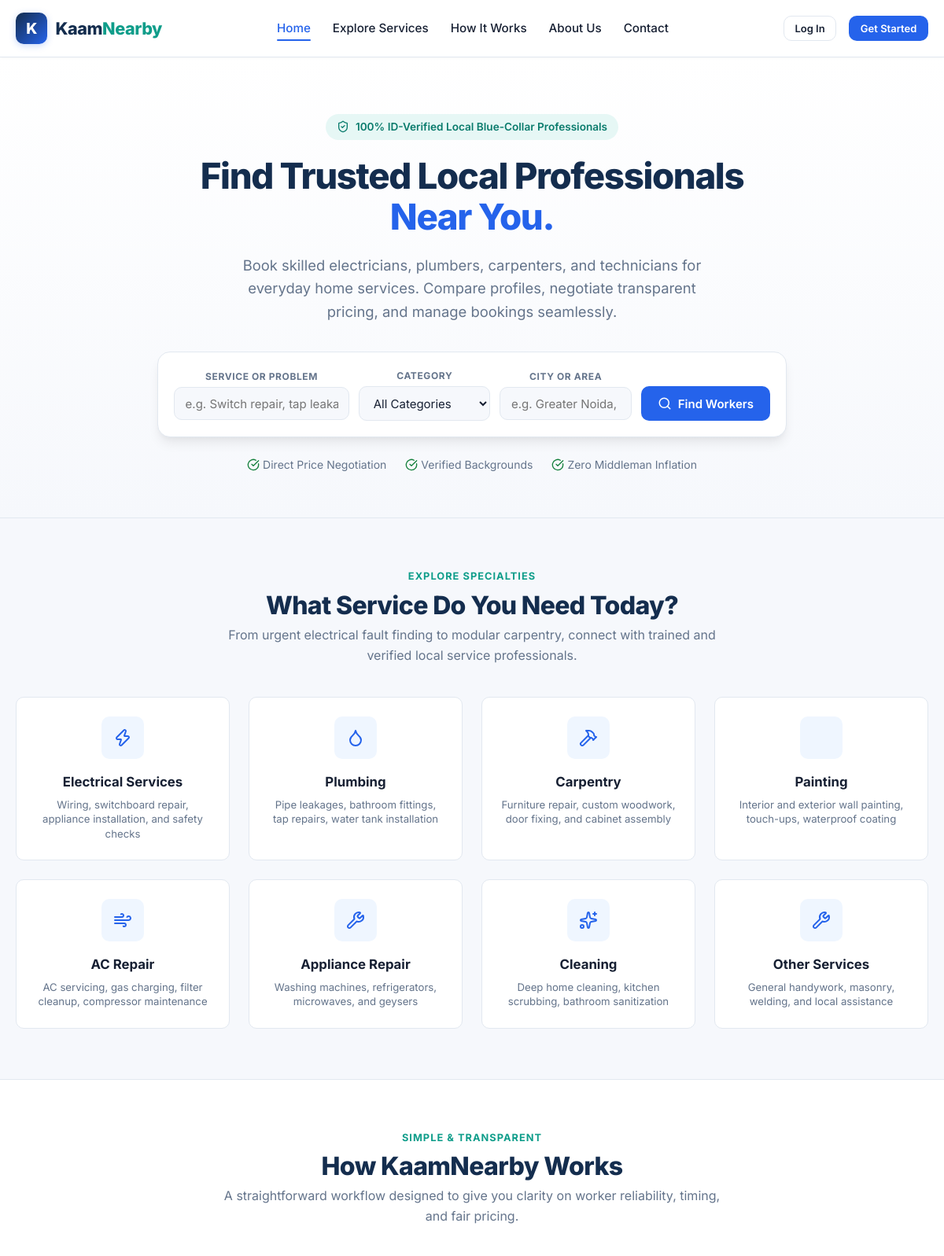
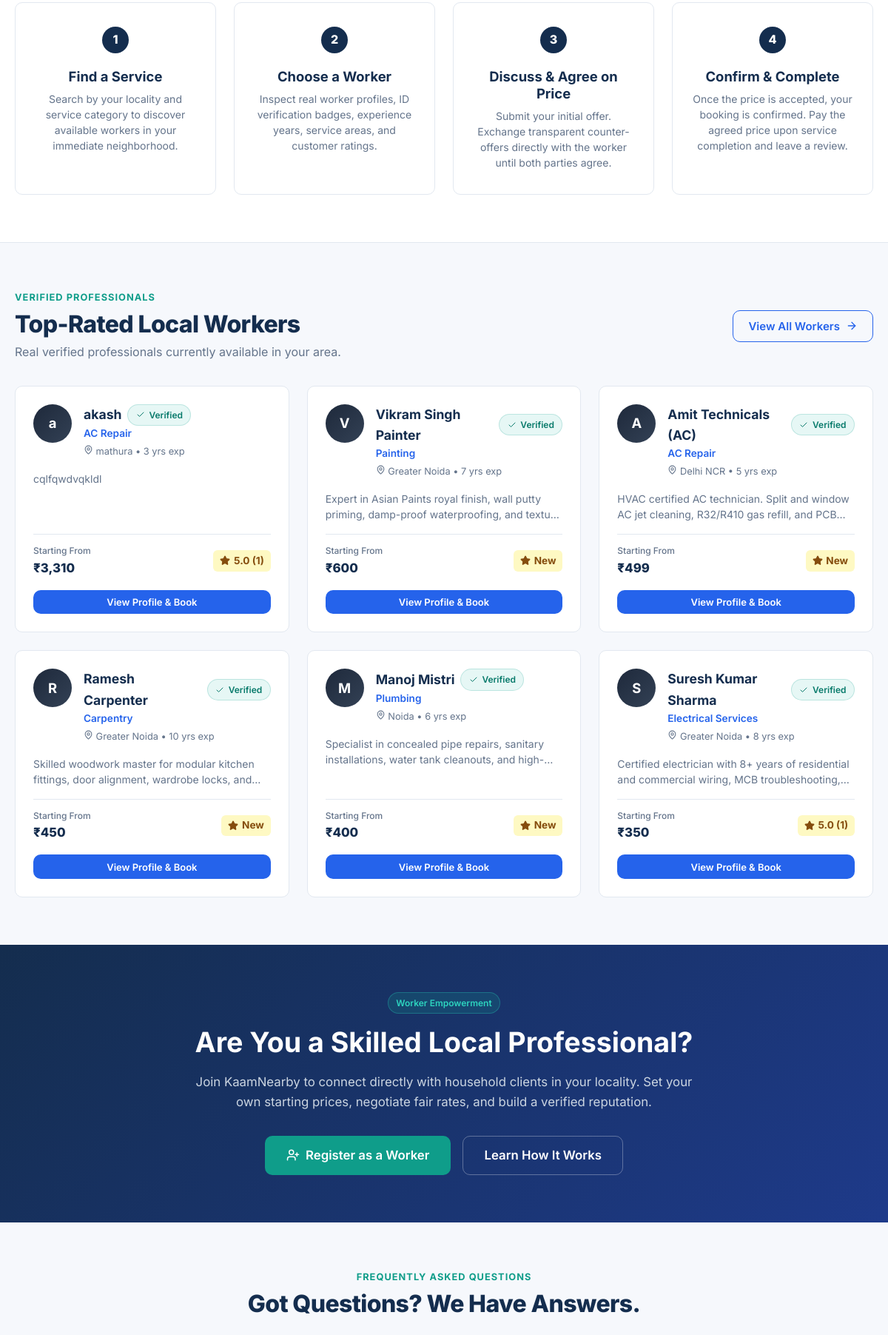
The page / (upper part) on the database its author committed (2 pictures, top to bottom).
### tables this page shows
CREATE TABLE categories (
    id INTEGER PRIMARY KEY AUTOINCREMENT,
    name TEXT UNIQUE NOT NULL,
    slug TEXT UNIQUE NOT NULL,
    icon TEXT NOT NULL,
    description TEXT,
    is_active INTEGER DEFAULT 1
);

CREATE TABLE workers (
    id INTEGER PRIMARY KEY AUTOINCREMENT,
    user_id INTEGER UNIQUE NOT NULL REFERENCES users(id) ON DELETE CASCADE,
    category TEXT NOT NULL,
    bio TEXT,
    experience_years INTEGER DEFAULT 2,
    starting_price REAL DEFAULT 300.0,
    service_area TEXT,
    available INTEGER DEFAULT 1 CHECK(available IN (0, 1)),
    verification_status TEXT DEFAULT 'pending' CHECK(verification_status IN ('pending', 'approved', 'rejected')),
    created_at TIMESTAMP DEFAULT CURRENT_TIMESTAMP,
    updated_at TIMESTAMP DEFAULT CURRENT_TIMESTAMP
);

CREATE TABLE users (
    id INTEGER PRIMARY KEY AUTOINCREMENT,
    name TEXT NOT NULL,
    email TEXT UNIQUE NOT NULL,
    password_hash TEXT NOT NULL,
    role TEXT NOT NULL CHECK(role IN ('customer', 'worker', 'admin')),
    phone TEXT,
    city TEXT NOT NULL,
    is_active INTEGER DEFAULT 1,
    created_at TIMESTAMP DEFAULT CURRENT_TIMESTAMP
);

### app.py (the view)
    @app.route('/')
    def index():
        db = get_db()
        categories = db.execute("SELECT * FROM categories WHERE is_active = 1 ORDER BY id ASC").fetchall()
        featured_workers_raw = db.execute("""
            SELECT w.*, u.name, u.city
            FROM workers w
            JOIN users u ON w.user_id = u.id
            WHERE w.verification_status = 'approved' AND w.available = 1 AND u.is_active = 1
            ORDER BY w.id DESC LIMIT 6
        """).fetchall()
        featured_workers = []
        for fw in featured_workers_raw:
            data = dict(fw)
            stats = get_worker_rating_stats(fw['id'])
            data['avg_rating'] = stats['avg_rating']
            data['total_reviews'] = stats['total_reviews']
            featured_workers.append(data)
        worker_count = db.execute("SELECT COUNT(id) FROM workers WHERE verification_status = 'approved'").fetchone()[0]
        completed_bookings = db.execute("SELECT COUNT(id) FROM bookings WHERE status = 'completed'").fetchone()[0]
        return render_template(
            'index.html',
            categories=categories,
            featured_workers=featured_workers,
            worker_count=worker_count,
            completed_bookings=completed_bookings
        )

### auth.py (called while the page is built, shortened)
def generate_csrf_token():
    if 'csrf_token' not in session:
        session['csrf_token'] = secrets.token_hex(32)
    return session['csrf_token']

def get_current_user():
    user_id = session.get('user_id')
    if not user_id:
        return None

### database.py (called while the page is built)
def get_db():
    if 'db' not in g:
        db_path = current_app.config['DATABASE']
        os.makedirs(os.path.dirname(os.path.abspath(db_path)), exist_ok=True)
        g.db = sqlite3.connect(db_path)
        g.db.row_factory = sqlite3.Row
        g.db.execute("PRAGMA foreign_keys = ON;")
    return g.db

### helpers.py (called while the page is built)
def get_worker_rating_stats(worker_id):
    db = get_db()
    row = db.execute("""
        SELECT COUNT(id) as total_reviews, COALESCE(AVG(rating), 0) as avg_rating
        FROM reviews
        WHERE worker_id = ?
    """, (worker_id,)).fetchone()
    total = row['total_reviews'] if row else 0
    avg = round(row['avg_rating'], 1) if row and row['avg_rating'] else 0.0
    return {
        'total_reviews': total,
        'avg_rating': avg,
        'has_reviews': total > 0
    }

### templates/index.html (shortened to what this page needs)
{% extends 'base.html' %}
{% block content %}
<section class="hero">
  <div class="container">
    <div style="max-width: 800px; margin: 0 auto; text-align: center;">
      <div class="hero-badge">
        <i data-lucide="shield-check" style="width: 16px; height: 16px;"></i>
        <span>100% ID-Verified Local Blue-Collar Professionals</span>
      </div>
      <h1 class="hero-title">
        Find Trusted Local Professionals <span class="highlight">Near You.</span>
      </h1>
      <p class="hero-subtitle" style="margin-left: auto; margin-right: auto;">
        Book skilled electricians, plumbers, carpenters, and technicians for everyday home services. Compare profiles, negotiate transparent pricing, and manage bookings seamlessly.
      </p>
      <div class="search-card">
        <form action="{{ url_for('services') }}" method="GET" class="search-form">
          <div class="search-group">
            <label for="q">Service or Problem</label>
            <div class="search-input-wrap">
              <input type="text" id="q" name="q" placeholder="e.g. Switch repair, tap leakage...">
            </div>
          </div>
          <div class="search-group">
            <label for="category">Category</label>
            <div class="search-input-wrap">
              <select id="category" name="category">
                <option value="">All Categories</option>
              </select>
            </div>
          </div>
          <div class="search-group">
            <label for="city">City or Area</label>
            <div class="search-input-wrap">
              <input type="text" id="city" name="city" placeholder="e.g. Greater Noida, Noida">
            </div>
          </div>
          <button type="submit" class="btn btn-primary search-submit-btn" style="height: 44px; margin-top: auto;">
            <i data-lucide="search" style="width: 18px; height: 18px;"></i>
            <span>Find Workers</span>
          </button>
        </form>
      </div>
      <div class="flex items-center justify-center gap-6 mt-6 text-sm text-muted">
        <div class="flex items-center gap-1">
          <i data-lucide="check-circle" style="width: 16px; height: 16px; color: var(--color-success);"></i>
          <span>Direct Price Negotiation</span>
        </div>
        <div class="flex items-center gap-1">
          <i data-lucide="check-circle" style="width: 16px; height: 16px; color: var(--color-success);"></i>
          <span>Verified Backgrounds</span>
        </div>
        <div class="flex items-center gap-1">
          <i data-lucide="check-circle" style="width: 16px; height: 16px; color: var(--color-success);"></i>
          <span>Zero Middleman Inflation</span>
        </div>
      </div>
    </div>
  </div>
</section>
<section class="py-16">
  <div class="container">
    <div class="section-header text-center">
      <div class="section-tag">Explore Specialties</div>
      <h2 class="section-title">What Service Do You Need Today?</h2>
      <p class="section-subtitle" style="margin: 0.35rem auto 0;">
        From urgent electrical fault finding to modular carpentry, connect with trained and verified local service professionals.
      </p>
    </div>
    <div class="grid grid-cols-4 gap-6">
      {% for cat in categories %}
        <a href="{{ url_for('services', category=cat.slug) }}" class="category-card">
          <div class="category-icon-wrapper">
            {% if cat.slug == 'electrical' %}
              <i data-lucide="zap"></i>
            {% elif cat.slug == 'plumbing' %}
              <i data-lucide="droplet"></i>
            {% elif cat.slug == 'carpentry' %}
              <i data-lucide="hammer"></i>
            {% elif cat.slug == 'painting' %}
              <i data-lucide="paint-brush"></i>
            {% elif cat.slug == 'ac-repair' %}
              <i data-lucide="wind"></i>
            {% elif cat.slug == 'cleaning' %}
              <i data-lucide="sparkles"></i>
            {% else %}
              <i data-lucide="wrench"></i>
            {% endif %}
          </div>
          <div class="category-title">{{ cat.name }}</div>
          <div class="category-desc">{{ cat.description }}</div>
        </a>
      {% endfor %}
    </div>
  </div>
</section>
<section class="py-16" style="background-color: #FFFFFF; border-top: 1px solid var(--border-color); border-bottom: 1px solid var(--border-color);">
  <div class="container">
    <div class="section-header text-center">
      <div class="section-tag">Simple & Transparent</div>
      <h2 class="section-title">How KaamNearby Works</h2>
      <p class="section-subtitle" style="margin: 0.35rem auto 0;">
        A straightforward workflow designed to give you clarity on worker reliability, timing, and fair pricing.
      </p>
    </div>
    <div class="grid grid-cols-4 gap-6">
      <div class="step-card">
        <div class="step-number">1</div>
        <h3 class="step-title">Find a Service</h3>
        <p class="step-desc">Search by your locality and service category to discover available workers in your immediate neighborhood.</p>
      </div>
      <div class="step-card">
        <div class="step-number">2</div>
        <h3 class="step-title">Choose a Worker</h3>
        <p class="step-desc">Inspect real worker profiles, ID verification badges, experience years, service areas, and customer ratings.</p>
      </div>
      <div class="step-card">
        <div class="step-number">3</div>
        <h3 class="step-title">Discuss & Agree on Price</h3>
        <p class="step-desc">Submit your initial offer. Exchange transparent counter-offers directly with the worker until both parties agree.</p>
      </div>
      <div class="step-card">
        <div class="step-number">4</div>
        <h3 class="step-title">Confirm & Complete</h3>
        <p class="step-desc">Once the price is accepted, your booking is confirmed. Pay the agreed price upon service completion and leave a review.</p>
      </div>
    </div>
  </div>
</section>
<section class="py-16">
  <div class="container">
    <div class="flex items-center justify-between mb-8 flex-wrap gap-4">
      <div>
        <div class="section-tag">Verified Professionals</div>
        <h2 class="section-title">Top-Rated Local Workers</h2>
        <p class="section-subtitle">Real verified professionals currently available in your area.</p>
      </div>
      <a href="{{ url_for('services') }}" class="btn btn-outline-primary">
        <span>View All Workers</span>
        <i data-lucide="arrow-right" style="width: 16px; height: 16px;"></i>
      </a>
    </div>
    {% if featured_workers %}
      <div class="grid grid-cols-3 gap-6">
        {% for worker in featured_workers %}
          <div class="worker-card">
            <div>
              <div class="worker-header">
                <div class="worker-avatar">
                  {{ worker.name[:1] }}
                </div>
                <div class="worker-meta">
                  <div class="flex items-center gap-2">
                    <span class="worker-name">{{ worker.name }}</span>
                    {% if worker.verification_status == 'approved' %}
                      <span class="badge badge-verified" title="Identity Verified by KaamNearby Admin">
                        <i data-lucide="check" style="width: 12px; height: 12px;"></i> Verified
                      </span>
                    {% endif %}
                  </div>
                  <div class="worker-category">{{ worker.category }}</div>
                  <div class="worker-location">
                    <i data-lucide="map-pin" style="width: 13px; height: 13px; display:inline;"></i>
                    {{ worker.city }} &bull; {{ worker.experience_years }} yrs exp
                  </div>
                </div>
              </div>
              <p class="worker-bio">{{ worker.bio }}</p>
            </div>
            <div>
              <div class="worker-stats-row">
                <div class="worker-price">
                  <span class="label">Starting From</span>
                  {{ worker.starting_price|currency }}
                </div>
                <div class="rating-badge">
                  <i data-lucide="star" style="width: 14px; height: 14px; fill: currentColor;"></i>
                  {% if worker.total_reviews > 0 %}
                    <span>{{ worker.avg_rating }} ({{ worker.total_reviews }})</span>
                  {% else %}
                    <span>New</span>
                  {% endif %}
                </div>
              </div>
              <div class="flex gap-2">
                <a href="{{ url_for('worker_detail', worker_id=worker.id) }}" class="btn btn-primary btn-sm btn-block">
                  View Profile & Book
                </a>
              </div>
            </div>
          </div>
        {% endfor %}
      </div>
    {% else %}
      <div class="empty-state">
        <div class="empty-state-icon"><i data-lucide="users"></i></div>
        <div class="empty-state-title">No Featured Workers Found</div>
        <p class="empty-state-text">New professionals are completing identity verification. Check back shortly!</p>
      </div>
    {% endif %}
  </div>
</section>
<section class="py-16" style="background: linear-gradient(135deg, var(--primary-navy) 0%, #1E3A8A 100%); color: #FFFFFF;">
  <div class="container text-center">
    <div style="max-width: 680px; margin: 0 auto;">
      <span class="badge" style="background: rgba(15, 157, 138, 0.2); color: #2DD4BF; border: 1px solid rgba(45, 212, 191, 0.3); margin-bottom: 1rem;">
        Worker Empowerment
      </span>
      <h2 style="color: #FFFFFF; font-size: 2.35rem; margin-bottom: 1rem;">
        Are You a Skilled Local Professional?
      </h2>
      <p style="color: #CBD5E1; font-size: 1.05rem; margin-bottom: 2rem; line-height: 1.6;">
        Join KaamNearby to connect directly with household clients in your locality. Set your own starting prices, negotiate fair rates, and build a verified reputation.
      </p>
      <div class="flex justify-center gap-4 flex-wrap">
        <a href="{{ url_for('register') }}?role=worker" class="btn btn-teal btn-lg">
          <i data-lucide="user-plus" style="width: 18px; height: 18px;"></i>
          <span>Register as a Worker</span>
        </a>
        <a href="{{ url_for('how_it_works') }}" class="btn btn-outline btn-lg" style="color: #FFFFFF; border-color: rgba(255,255,255,0.3);">
          Learn How It Works
        </a>
      </div>
    </div>
  </div>
</section>
<section class="py-16">
  <div class="container" style="max-width: 840px;">
    <div class="section-header text-center">
      <div class="section-tag">Frequently Asked Questions</div>
      <h2 class="section-title">Got Questions? We Have Answers.</h2>
    </div>
  </div>
</section>
{% endblock %}

### rows shown on the page
categories: slug "electrical" (drawn), name "Electrical Services", description "Wiring, switchboard repair, appliance installation, and safety checks"
categories: slug "plumbing" (drawn), name "Plumbing", description "Pipe leakages, bathroom fittings, tap repairs, water tank installation"
categories: slug "carpentry" (drawn), name "Carpentry", description "Furniture repair, custom woodwork, door fixing, and cabinet assembly"
categories: name "Painting", description "Interior and exterior wall painting, touch-ups, waterproof coating"
categories: slug "ac-repair" (drawn), name "AC Repair", description "AC servicing, gas charging, filter cleanup, compressor maintenance"
categories: name "Appliance Repair", description "Washing machines, refrigerators, microwaves, and geysers"
categories: slug "cleaning" (drawn), name "Cleaning", description "Deep home cleaning, kitchen scrubbing, bathroom sanitization"
categories: name "Other Services", description "General handywork, masonry, welding, and local assistance"
workers: name "a", name "akash", verification_status "approved" (drawn), category "AC Repair", city "mathura", experience_years "3", bio "cqlfqwdvqkldl", starting_price "₹3,310", avg_rating "5.0", total_reviews "1"
workers: name "V", name "Vikram Singh Painter", verification_status "approved" (drawn), category "Painting", city "Greater Noida", experience_years "7", bio "Expert in Asian Paints royal finish, wall putty priming, damp-proof waterproofing, and…", starting_price "₹600", shows "New"
workers: name "A", name "Amit Technicals (AC)", verification_status "approved" (drawn), category "AC Repair", city "Delhi NCR", experience_years "5", bio "HVAC certified AC technician. Split and window AC jet cleaning, R32/R410 gas refill, and…", starting_price "₹499", shows "New"
workers: name "R", name "Ramesh Carpenter", verification_status "approved" (drawn), category "Carpentry", city "Greater Noida", experience_years "10", bio "Skilled woodwork master for modular kitchen fittings, door alignment, wardrobe locks,…", starting_price "₹450", shows "New"
workers: name "M", name "Manoj Mistri", verification_status "approved" (drawn), category "Plumbing", city "Noida", experience_years "6", bio "Specialist in concealed pipe repairs, sanitary installations, water tank cleanouts,…", starting_price "₹400", shows "New"
workers: name "S", name "Suresh Kumar Sharma", verification_status "approved" (drawn), category "Electrical Services", city "Greater Noida", experience_years "8", bio "Certified electrician with 8+ years of residential and commercial wiring, MCB…", starting_price "₹350", avg_rating "5.0", total_reviews "1"
